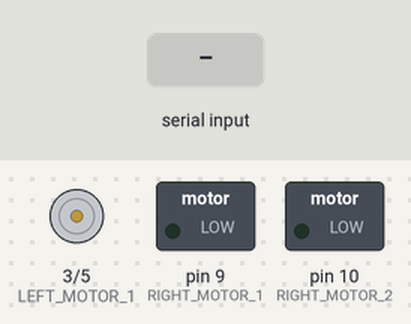
A program run on a simulated Arduino Uno, built with avr-gcc and run on an emulated ATmega328P. Parts: motor-driver pin pairs drawn as motors (green arrow = first pin HIGH = forward, orange = second pin HIGH = backward, longer = more drive), switched loads named in the program (green lamp = pin HIGH). The test bench sets the inputs (shaded band). What the program prints to the serial monitor is not drawn.

Above: at 1.2 s.
1.3 s: "F90\n" received over the second serial link
2.8 s: "F,45\n" received over the second serial link
4.3 s: "F" received over the second serial link
5.8 s: "F90\n" received over the second serial link
Timing chart, 0 to 8.3 s (numbered marks = the images above; inputs shaded):
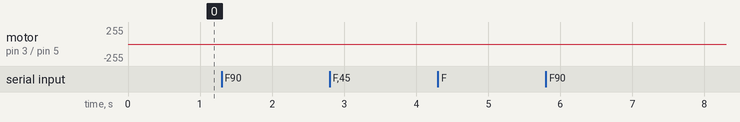

The program:

main.cpp
```cpp
// Library import
#include <Arduino.h>
#include <SoftwareSerial.h>
#include <stdio.h>

// Constant variable definition
#define LEFT_MOTOR_1 3
#define LEFT_MOTOR_2 5
#define RIGHT_MOTOR_1 9
#define RIGHT_MOTOR_2 10

const int delay_time = 10;

// Private variable definition
SoftwareSerial bt_communication(7, 6); // RX,TX
String command = "";

int pwm1, pwm2, dir1, dir2;
int last_pwm1, last_pwm2, last_dir1, last_dir2 = 0;

// Private function prototypes
void increase_pwm(int pin, int start, int target);
void decrease_pwm(int pin, int start, int target);
void rake_init(void);
void printVariables(void);
void adjust_pwm(int pin, int start, int target);

void setup()
{
  rake_init();
}

void loop()
{
  if (bt_communication.available())
  {
    char data = bt_communication.read();

    if (data == 'F') //The command gets executed after the finish bit is received.
    {

      Serial.println(command);

      //The received string gets parsed into variables.
      pwm1 = command.substring(2, 5).toInt();
      pwm2 = command.substring(7, 10).toInt();
      dir1 = command.substring(1, 2).toInt();
      dir2 = command.substring(6, 7).toInt();

      //The following variables get printed: pwm1, pwm2, dir1, dir2
      printVariables();

      //PWM values get adjusted according to the direction data
      if (dir1 == 1)
      {
        if (last_dir1 == 0)
        {
          adjust_pwm(LEFT_MOTOR_2, last_pwm1, 0);
          last_pwm1 = 0;
        }
        adjust_pwm(LEFT_MOTOR_1, last_pwm1, pwm1);
        last_dir1 = 1;
      }
      else if (dir1 == 0)
      {
        if (last_dir1 == 1)
        {
          adjust_pwm(LEFT_MOTOR_1, last_pwm1, 0);
          last_pwm1 = 0;
        }
        adjust_pwm(LEFT_MOTOR_2, last_pwm1, pwm1);
        last_dir1 = 0;
      }

      if (dir2 == 1)
      {
        if (last_dir2 == 0)
        {
          adjust_pwm(RIGHT_MOTOR_2, last_pwm2, 0);
          last_pwm2 = 0;
        }
        adjust_pwm(RIGHT_MOTOR_1, last_pwm2, pwm2);
        last_dir2 = 1;
      }
      else if (dir2 == 0)
      {
        if (last_dir2 == 1)
        {
          adjust_pwm(RIGHT_MOTOR_1, last_pwm2, 0);
          last_pwm2 = 0;
        }
        adjust_pwm(RIGHT_MOTOR_2, last_pwm2, pwm2);
        last_dir2 = 0;
      }

      //Current PWM values get saved as last PWM values.
      last_pwm1 = pwm1;
      last_pwm2 = pwm2;

      command = "";
    }
    else
    {
      //The received character gets added to the command string.
      command = command + data;
    }
  }
}

// Explicit functions

//PWM signal gets increased with a delay
void increase_pwm(int pin, int start, int target)
{
  for (int i = start; i <= target; i++)
  {
    Serial.print("Analog 1:");
    Serial.println(i);
    analogWrite(pin, i);
    delay(delay_time);
  }
}

//PWM signal gets decreased with a delay
void decrease_pwm(int pin, int start, int target)
{
  for (int i = start; i >= target; i--)
  {
    Serial.print("Analog 2:");
    Serial.println(i);
    analogWrite(pin, i);
    delay(delay_time);
  }
}

//This function decides if the PWM value should get increased or decreased.
void adjust_pwm(int pin, int start, int target)
{
  if (target - start > 0)
  {
    increase_pwm(pin, start, target);
  }
  else if (target - start < 0)
  {
    decrease_pwm(pin, start, target);
  }
}

//Necessary initialization commands for pin modes and serial communication
void rake_init(void)
{
  Serial.begin(9600);
  bt_communication.begin(9600);
  pinMode(LEFT_MOTOR_1, OUTPUT);
  pinMode(LEFT_MOTOR_2, OUTPUT);
  pinMode(RIGHT_MOTOR_1, OUTPUT);
  pinMode(RIGHT_MOTOR_2, OUTPUT);
}

void printVariables()
{
  Serial.print("Pwm 1:");
  Serial.println(pwm1);
  Serial.print("Pwm 2:");
  Serial.println(pwm2);
  Serial.print("Last Pwm 1:");
  Serial.println(last_pwm1);
  Serial.print("Last Pwm 2:");
  Serial.println(last_pwm2);
  Serial.print("Dir 1:");
  Serial.println(dir1);
  Serial.print("Dir 2:");
  Serial.println(dir2);
}
```

Measured:
- after the input at 1.3 s, every drawn part: stays the same
- after the input at 2.8 s, every drawn part: stays the same
- after the input at 4.3 s, every drawn part: stays the same
